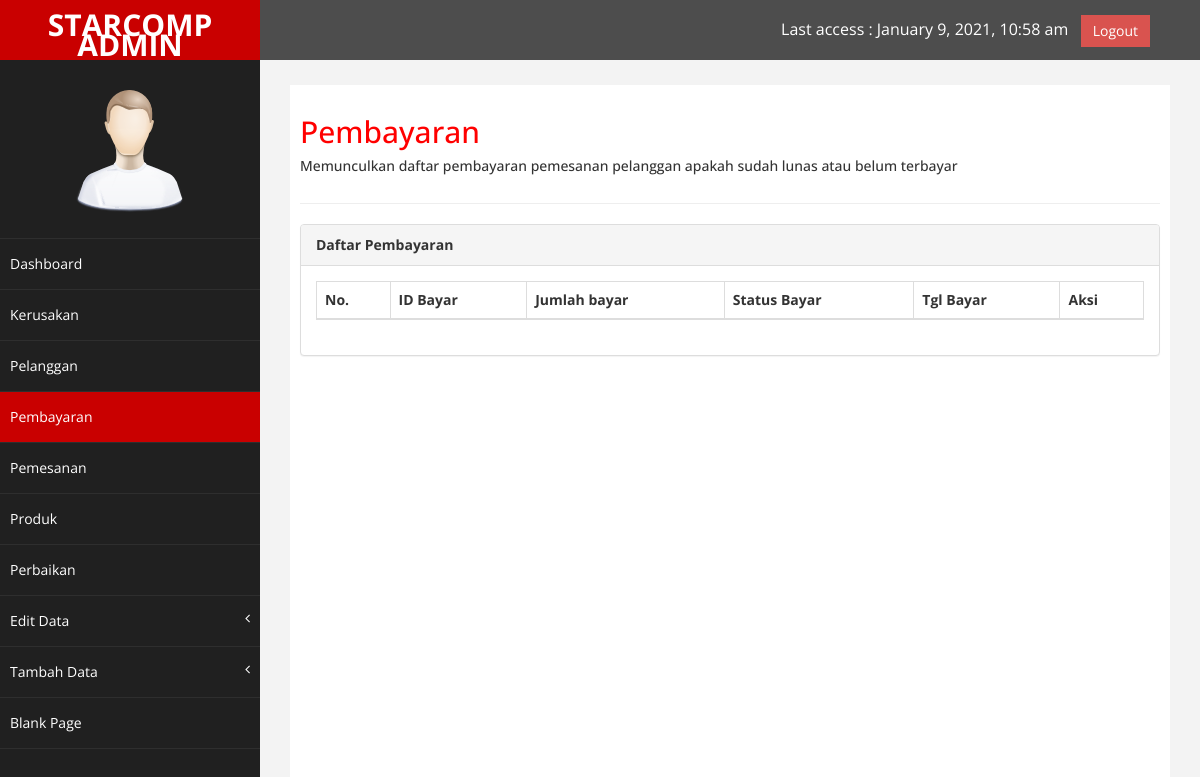
The app's page /index.php/pembayaran, older data.
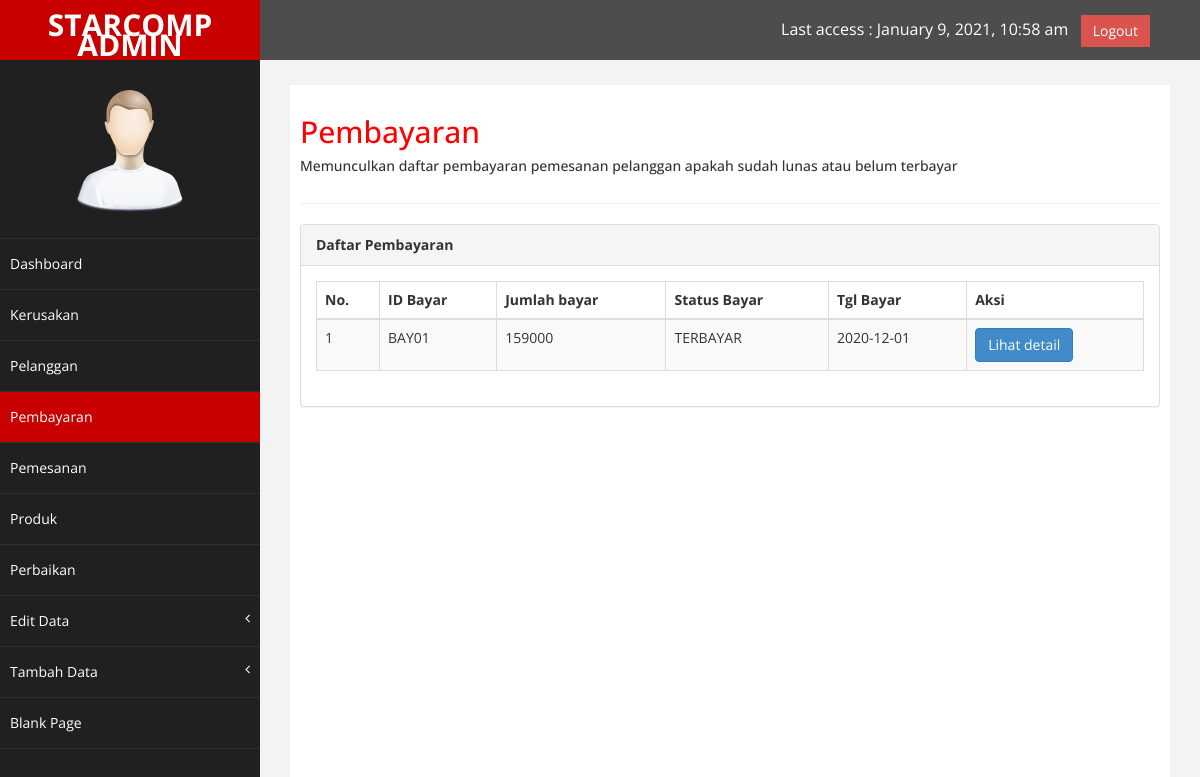
The same page, newer data.
### tables this page shows
CREATE TABLE `gambar_bayar` (
  `id_gmbr_bayar` int(3) NOT NULL,
  `id_bayar` varchar(10) NOT NULL,
  `namafilebayar` varchar(30) NOT NULL
);

CREATE TABLE `pembayaran` (
  `id_bayar` varchar(10) NOT NULL,
  `jml_bayar` int(8) NOT NULL,
  `status_bayar` varchar(15) NOT NULL,
  `tgl_bayar` date NOT NULL
);

### application/controllers/Pembayaran.php (called while the page is built, shortened)
<?php
class Pembayaran extends CI_Controller {
	public function __construct()
	{
		$this->load->database();
		$this->load->model('pembayaran_model');
	}
	public function index(){
		$result['pembayaran'] = $this->pembayaran_model->listing();
		$this->load->view('main/pembayaran', $result);
	}
}

### index.php (called while the page is built, shortened)
<?php
require_once BASEPATH.'core/CodeIgniter.php';

### application/models/Pembayaran_model.php (called while the page is built, shortened)
<?php
class Pembayaran_model extends CI_Model {
	public function listing(){
		$query = $this->db->query('select * from pembayaran inner join gambar_bayar where pembayaran.id_bayar = gambar_bayar.id_bayar;');
		return $query->result();
	}
}

### application/views/main/pembayaran.php (the view, shortened to what the changed rows need)
<!DOCTYPE html>
<html xmlns="http://www.w3.org/1999/xhtml">
<head>
   <link href="<?php echo base_url('assets/css/bootstrap.css');?>" rel="stylesheet" />
    <link href="<?php echo base_url('assets/css/font-awesome.css')?>" rel="stylesheet" />
    <link href="<?php echo base_url('assets/js/morris/morris-0.4.3.min.css')?>" rel="stylesheet" />
    <link href="<?php echo base_url('assets/css/custom.css')?>" rel="stylesheet" />
</head>
<body>
    <div id="wrapper">
<div id="page-wrapper" >
            <div id="page-inner">
                <div class="row">
                    <div class="col-md-12">
                     <h2>Pembayaran</h2>
                    </div>
                </div>
            <div class="row">
                <div class="col-md-12">
                    <div class="panel panel-default">
                        <div class="panel-body">
                            <div class="table-responsive">
                                <table class="table table-striped table-bordered table-hover" id="dataTables-example">
                                    <thead>
                                        <tr>
                                            <th>No.</th>
                                            <th>ID Bayar</th>
                                            <th>Jumlah bayar</th>
                                            <th>Status Bayar</th>
                                            <th>Tgl Bayar</th>
                                            <th>Aksi</th>
                                        </tr>
                                    </thead>
                                    <tbody>
                                        <tr class="gradeU">
                                            <?php
                                            $no = 1;
                                            foreach ($pembayaran as $pembayaran) {
                                            ?>
                                            <td><?php echo $no++;?></td>
                                            <td><?php echo $pembayaran->id_bayar; ?></td>
                                            <td><?php echo $pembayaran->jml_bayar;?></td>
                                            <td><?php echo $pembayaran->status_bayar;?></td>
                                            <td><?php echo $pembayaran->tgl_bayar;?></td>
                                            <td>
                                                <a class="btn btn-primary" href="<?php echo site_url('pembayaran/detail_pembayaran/'. $pembayaran->id_bayar) ;?>">Lihat detail</a>
                                            </td>
                                        </tr>
                                        <?php
                                        $no++;
                                    }
                                        ?>
                                    </tbody>
                                </table>
                            </div>
                        </div>
                    </div>
                </div>
            </div>
      </div>
    </div>
    </div>
</body>
</html>

Row changes from the older to the newer data that the page shows:
added gambar_bayar: id_bayar "BAY01", id_bayar.jml_bayar "159000", id_bayar.status_bayar "TERBAYAR", id_bayar.tgl_bayar "2020-12-01"
